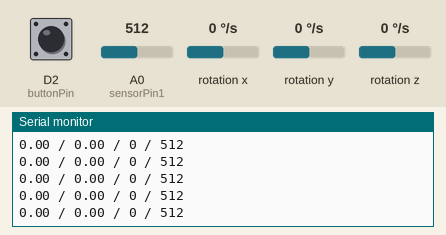
Recording of a sketch running on a simulated Arduino Nano 33 BLE. Parts: the last lines printed to the serial monitor. Inputs (shaded band) come from the test bench; at power-on: rotation x 0 °/s, A0 (sensorPin1) = 512, D2 (buttonPin) LOW, rotation y 0 °/s, rotation z 0 °/s.

Above: at 1.2 s.
1.3 s: rotation x set to -192 °/s
At 1.9 s:
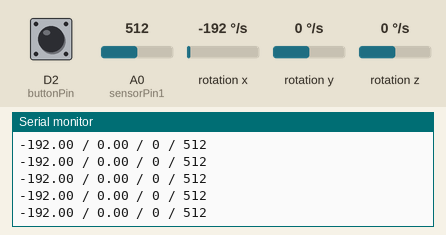
2.8 s: A0 (sensorPin1) set to 716
At 3.5 s:
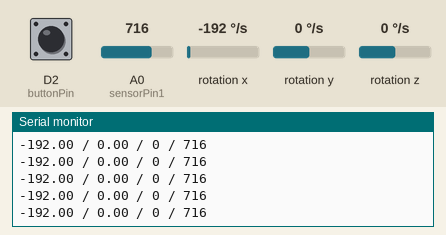

The sketch:

post-modern-mandala.ino
```cpp
/*
  Arduino LSM9DS1 - Simple Gyroscope

  This example reads the gyroscope values from the LSM9DS1
  sensor and continuously prints them to the Serial Monitor
  or Serial Plotter.

  The circuit:
  - Arduino Nano 33 BLE Sense

  created 10 Jul 2019
  by Riccardo Rizzo

  edited by Marina and cat (^._.^)ﾉ
*/

#include <Arduino_LSM9DS1.h>

const int buttonPin = 2;
const int sensorPin1 = A0;

int buttonState = 0;
int sensorValue1 = 0;

void setup() {
  pinMode(buttonPin, INPUT);

  Serial.begin(9600);
  while (!Serial);
  Serial.println("Started");

  if (!IMU.begin()) {
    Serial.println("Failed to initialize IMU!");
    while (1);
  }
  Serial.print("Gyroscope sample rate = ");
  Serial.print(IMU.gyroscopeSampleRate());
  Serial.println(" Hz");
  Serial.println();
  Serial.println("Gyroscope in degrees/second");
  Serial.println("X\tY\tZ");
}

void loop() {
  buttonState = digitalRead(buttonPin);
  sensorValue1 = analogRead(sensorPin1);

  float x, y, z;

  if (IMU.gyroscopeAvailable()) {
    IMU.readGyroscope(x, y, z);

    Serial.print(x);
    Serial.print(" / ");
    Serial.print(y);
    Serial.print(" / ");
    Serial.print(buttonState);
    Serial.print(" / ");
    Serial.println(sensorValue1);
  }
}
```

Measured:
- after the input at 1.3 s, the serial monitor: prints a new line at once (image 1)
- after the input at 2.8 s, the serial monitor: prints a new line at once (image 2)
